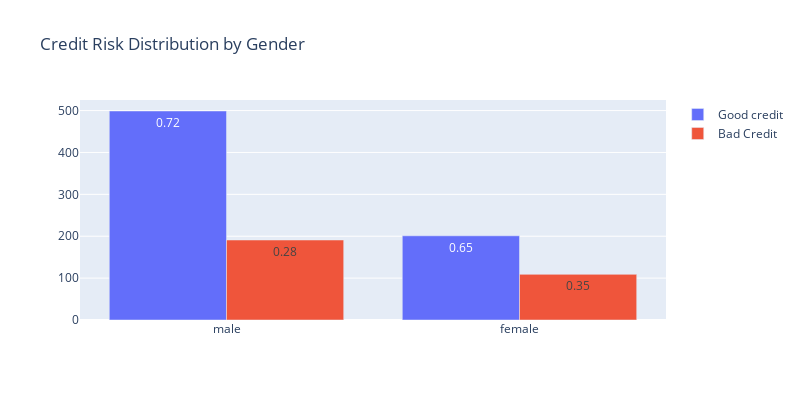

The notebook cell saved with this chart:
### Markdown cell above
**2.3 Calculate the percentage of the applications by gender Female that got a Bad credit score and a Good credit score. Do the same for Male gender. Do you believe there is enough data to think there is a bias in the dataset ? (0.5 points)**

### Code cell
# Good Risk
trace0 = go.Bar(
    x = gcd[gcd["Risk"]== 'good']["Sex"].value_counts().index.values,
    y = gcd[gcd["Risk"]== 'good']["Sex"].value_counts().values,
    text = np.round(gcd[gcd["Risk"]== 'good']["Sex"].value_counts().values / 
                    (gcd[gcd["Risk"]== 'good']["Sex"].value_counts().values + 
                     gcd[gcd["Risk"]== 'bad']["Sex"].value_counts().values), 2),
    textposition='auto',
    name='Good credit'
)

# Bad Risk
trace1 = go.Bar(
    x = gcd[gcd["Risk"]== 'bad']["Sex"].value_counts().index.values,
    y = gcd[gcd["Risk"]== 'bad']["Sex"].value_counts().values,
    text = np.round(gcd[gcd["Risk"]== 'bad']["Sex"].value_counts().values / 
                    (gcd[gcd["Risk"]== 'good']["Sex"].value_counts().values + 
                     gcd[gcd["Risk"]== 'bad']["Sex"].value_counts().values), 2),
    textposition = "auto",
    name="Bad Credit"
)

fig = psp.make_subplots(rows=1, cols=1)

fig.append_trace(trace0, 1, 1)
fig.append_trace(trace1, 1, 1)

fig['layout'].update(height=400, width=800, title='Credit Risk Distribution by Gender', boxmode='group')
py.iplot(fig, filename='gender-subplot')

### Figure 1 — Plotly figure (JSON) as saved in the notebook; plotly's stock layout.template omitted (floating-point values rounded to 4 significant figures)
{"data": [{"name": "Good credit", "text": [0.72, 0.65], "textposition": "auto", "type": "bar", "x": ["male", "female"], "xaxis": "x", "y": [499, 201], "yaxis": "y"}, {"name": "Bad Credit", "text": [0.28, 0.35], "textposition": "auto", "type": "bar", "x": ["male", "female"], "xaxis": "x", "y": [191, 109], "yaxis": "y"}], "layout": {"boxmode": "group", "height": 400, "title": {"text": "Credit Risk Distribution by Gender"}, "width": 800, "xaxis": {"anchor": "y", "domain": [0, 1]}, "yaxis": {"anchor": "x", "domain": [0, 1]}}}
